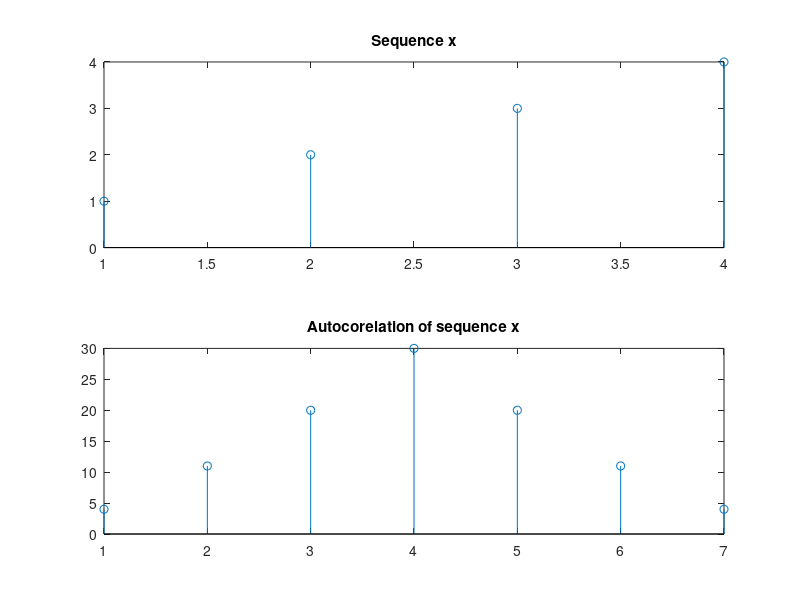

Here is the MATLAB script that generated this plot:
clc;
close all;
clear all;
x=[1,2,3,4];
subplot(2,1,1);
stem(x)
title('Sequence x');
y=xcorr(x,x);
subplot(2,1,2);
stem(y)
title('Autocorelation of sequence x')